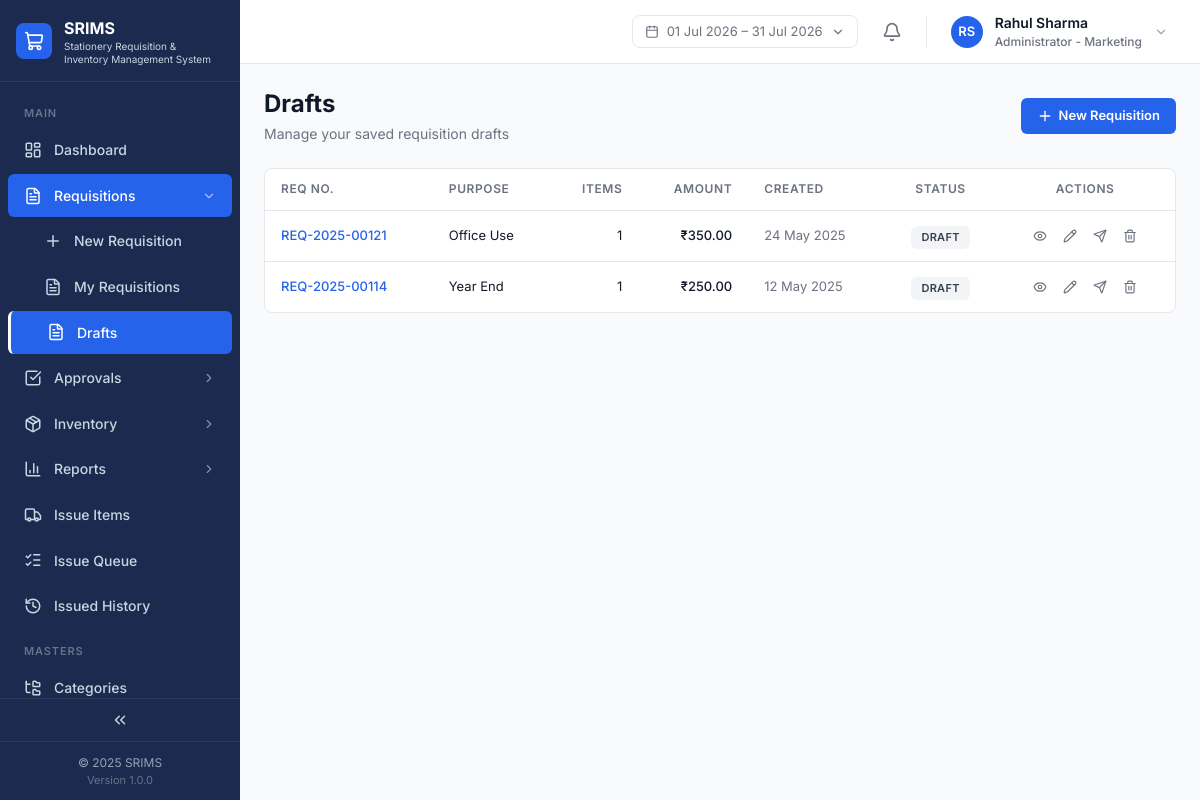
The page /requisitions/drafts.php (signed in) on the database its author committed.
### tables this page shows
CREATE TABLE IF NOT EXISTS `requisitions` (
  `id` VARCHAR(40) NOT NULL PRIMARY KEY,
  `user_id` VARCHAR(40) NOT NULL,
  `department_id` VARCHAR(40) NOT NULL,
  `status` ENUM('DRAFT','PENDING','APPROVED','REJECTED','ISSUED','PARTIAL') NOT NULL DEFAULT 'DRAFT',
  `purpose` VARCHAR(191) DEFAULT NULL,
  `remarks` TEXT DEFAULT NULL,
  `required_date` DATE DEFAULT NULL,
  `total_amount` DECIMAL(12,2) NOT NULL DEFAULT 0,
  `priority` ENUM('LOW','NORMAL','URGENT') NOT NULL DEFAULT 'NORMAL',
  `created_at` DATETIME NOT NULL DEFAULT CURRENT_TIMESTAMP,
  `updated_at` DATETIME NOT NULL DEFAULT CURRENT_TIMESTAMP ON UPDATE CURRENT_TIMESTAMP,
  `approved_by_id` VARCHAR(40) DEFAULT NULL,
  `approved_at` DATETIME DEFAULT NULL,
  `rejected_reason` TEXT DEFAULT NULL,
  KEY `idx_req_status` (`status`),
  KEY `idx_req_user` (`user_id`),
  KEY `idx_req_department` (`department_id`),
  KEY `idx_req_created` (`created_at`),
  CONSTRAINT `fk_req_user` FOREIGN KEY (`user_id`) REFERENCES `users` (`id`),
  CONSTRAINT `fk_req_department` FOREIGN KEY (`department_id`) REFERENCES `departments` (`id`),
  CONSTRAINT `fk_req_approver` FOREIGN KEY (`approved_by_id`) REFERENCES `users` (`id`)
);

### includes/auth.php (called while the page is built, shortened)
<?php
function currentUser(): ?array
{
    return $_SESSION['user'] ?? null;
}

### requisitions/drafts.php (the view, shortened to what this page needs)
<?php
require_once __DIR__ . '/../config.php';
$user = currentUser();
$sql = 'SELECT r.*, u.name AS user_name, (SELECT COUNT(*) FROM requisition_items WHERE requisition_id = r.id) AS item_count
        FROM requisitions r JOIN users u ON u.id = r.user_id WHERE r.status = \'DRAFT\''
     . ($user['role'] === 'ADMIN' ? '' : ' AND r.user_id = ?') . ' ORDER BY r.created_at DESC';
$stmt = $pdo->prepare($sql);
$stmt->execute($user['role'] === 'ADMIN' ? [] : [$user['id']]);
$drafts = $stmt->fetchAll();
include __DIR__ . '/../includes/header.php';
include __DIR__ . '/../includes/app-shell-start.php';
?>
<div class="mb-6 flex flex-col gap-1 sm:flex-row sm:items-center sm:justify-between">
    <div>
        <h1 class="text-page-title text-text-primary">Drafts</h1>
        <p class="text-page-subtitle text-text-secondary mt-1">Manage your saved requisition drafts</p>
    </div>
    <a href="new.php" class="mt-3 sm:mt-0 flex items-center gap-1.5 rounded-button bg-brand-primary px-4 py-2 text-[13px] font-semibold text-white hover:bg-brand-primary-hover w-fit">
        <i data-lucide="plus" style="width:16px;height:16px"></i> New Requisition
    </a>
</div>
<div class="rounded-card border border-border bg-surface-card">
    <?php if (empty($drafts)): ?>
    <div class="p-12 text-center">
        <div class="text-[40px] mb-3">📝</div>
        <h3 class="text-[16px] font-semibold text-text-primary mb-1">No drafts</h3>
        <p class="text-[13px] text-text-secondary mb-4">You don't have any saved drafts. Start a new requisition to save one.</p>
        <a href="new.php" class="inline-flex items-center gap-1.5 rounded-button bg-brand-primary px-4 py-2 text-[13px] font-semibold text-white hover:bg-brand-primary-hover">
            <i data-lucide="plus" style="width:14px;height:14px"></i> New Requisition
        </a>
    </div>
    <?php else: ?>
    <div class="overflow-x-auto">
        <table class="w-full">
            <thead><tr class="border-b border-border">
                <th class="px-4 py-3 text-left text-table-header uppercase tracking-table-header text-text-secondary">REQ No.</th>
                <th class="px-4 py-3 text-left text-table-header uppercase tracking-table-header text-text-secondary">Purpose</th>
                <th class="px-4 py-3 text-right text-table-header uppercase tracking-table-header text-text-secondary">Items</th>
                <th class="px-4 py-3 text-right text-table-header uppercase tracking-table-header text-text-secondary">Amount</th>
                <th class="px-4 py-3 text-left text-table-header uppercase tracking-table-header text-text-secondary">Created</th>
                <th class="px-4 py-3 text-center text-table-header uppercase tracking-table-header text-text-secondary">Status</th>
                <th class="px-4 py-3 text-center text-table-header uppercase tracking-table-header text-text-secondary">Actions</th>
            </tr></thead>
            <tbody>
                <?php foreach ($drafts as $req): ?>
                <tr class="border-b border-border last:border-0 hover:bg-gray-50">
                    <td class="px-4 py-3 text-[13px] font-medium text-brand-primary"><?= e($req['id']) ?></td>
                    <td class="px-4 py-3 text-[13px] text-text-primary"><?= e($req['purpose'] ?: '—') ?></td>
                    <td class="px-4 py-3 text-right text-[13px] text-text-primary"><?= (int) $req['item_count'] ?></td>
                    <td class="px-4 py-3 text-right text-[13px] font-medium text-text-primary"><?= formatCurrency((float) $req['total_amount']) ?></td>
                    <td class="px-4 py-3 text-[13px] text-text-secondary"><?= formatDate($req['created_at']) ?></td>
                    <td class="px-4 py-3 text-center"><?= statusPill('draft') ?></td>
                    <td class="px-4 py-3">
                        <div class="flex items-center justify-center gap-1">
                            <button type="button" onclick="openReqModal('<?= e($req['id']) ?>')" title="View" class="rounded p-1.5 text-text-secondary hover:bg-gray-100 hover:text-brand-primary"><i data-lucide="eye" style="width:14px;height:14px"></i></button>
                            <a href="new.php?edit=<?= e($req['id']) ?>" title="Edit" class="rounded p-1.5 text-text-secondary hover:bg-gray-100 hover:text-brand-primary"><i data-lucide="pencil" style="width:14px;height:14px"></i></a>
                            <form method="POST" class="inline" onsubmit="return confirm('Submit this draft for approval?')">
                                <button type="submit" title="Submit" <?= $req['item_count'] == 0 ? 'disabled' : '' ?> class="rounded p-1.5 text-text-secondary hover:bg-green-50 hover:text-green-600 disabled:opacity-30"><i data-lucide="send" style="width:14px;height:14px"></i></button>
                            </form>
                            <button type="button" onclick="document.getElementById('del-confirm-<?= e($req['id']) ?>').classList.remove('hidden')" title="Delete" class="rounded p-1.5 text-text-secondary hover:bg-red-50 hover:text-red-600"><i data-lucide="trash-2" style="width:14px;height:14px"></i></button>
                        </div>
                    </td>
                </tr>
                <?php endforeach; ?>
            </tbody>
        </table>
    </div>
    <?php endif; ?>
</div>
    <?php
include __DIR__ . '/../includes/app-shell-end.php';

### includes/functions.php (shortened to what this page needs)
<?php
function formatCurrency(float $amount): string
{
    $formatted = number_format($amount, 2);
    if (preg_match('/^(-?)(\d+)(\.\d{2})$/', $formatted === '' ? '0.00' : str_replace(',', '', $formatted), $m)) {
        $sign = $m[1];
        $intPart = $m[2];
        $decPart = $m[3];
        $formatted = $sign . $intPart . $decPart;
    }
    return '₹' . $formatted;
}
function formatDate($date): string
{
    $ts = is_numeric($date) ? (int)$date : strtotime((string)$date);
    return date('d M Y', $ts);
}
function statusPill(string $variant, ?string $label = null): string
{
    $styles = [
        'pending'    => 'bg-status-pending-bg text-status-pending-text',
        'approved'   => 'bg-status-approved-bg text-status-approved-text',
        'issued'     => 'bg-status-issued-bg text-status-issued-text',
        'rejected'   => 'bg-status-rejected-bg text-status-rejected-text',
        'new'        => 'bg-status-new-bg text-status-new-text',
        'low'        => 'bg-status-low-bg text-status-low-text',
        'critical'   => 'bg-status-critical-bg text-status-critical-text',
        'inStock'    => 'bg-status-in-stock-bg text-status-in-stock-text',
        'outOfStock' => 'bg-status-out-of-stock-bg text-status-out-of-stock-text',
        'partial'    => 'bg-status-partial-bg text-status-partial-text',
        'draft'      => 'bg-status-draft-bg text-status-draft-text',
        'inward'     => 'bg-status-approved-bg text-status-approved-text',
        'outward'    => 'bg-status-rejected-bg text-status-rejected-text',
    ];
    $labels = [
        'pending'    => 'Pending Approval',
        'approved'   => 'Approved',
        'issued'     => 'Issued',
        'rejected'   => 'Rejected',
        'new'        => 'New',
        'low'        => 'Low Stock',
        'critical'   => 'Critical',
        'inStock'    => 'In Stock',
        'outOfStock' => 'Out of Stock',
        'partial'    => 'Partial',
        'draft'      => 'Draft',
        'inward'     => 'Inward',
        'outward'    => 'Outward',
    ];
    $cls  = $styles[$variant] ?? 'bg-gray-100 text-gray-700';
    $text = $label ?? ($labels[$variant] ?? $variant);
    return '<span class="inline-flex items-center rounded-pill px-2.5 py-1 text-status-pill uppercase tracking-wide ' . $cls . '">'
        . htmlspecialchars($text, ENT_QUOTES) . '</span>';
}
function e(?string $s): string
{
    return htmlspecialchars((string) $s, ENT_QUOTES, 'UTF-8');
}

### assets/css/custom.css (style rules this page uses)
:root { --sidebar-bg: #1B2A4E; --sidebar-active: #2563EB; --sidebar-text: #CBD5E1; --sidebar-text-hi: #FFFFFF; --sidebar-section: #64748B; --sidebar-border: #2D3B5E; --bg-app: #F9FAFB; --bg-card: #FFFFFF; --border: #E5E7EB; --border-strong: #D1D5DB; --text-primary: #111827; --text-secondary: #6B7280; --text-muted: #9CA3AF; --primary: #2563EB; --primary-hover: #1D4ED8; }
body { color: var(--text-primary); background: var(--bg-app); }

### rows shown on the page
requisitions: id "REQ-2025-00121", purpose "Office Use", item_count "1", total_amount "₹350.00", created_at "24 May 2025"
requisitions: id "REQ-2025-00114", purpose "Year End", item_count "1", total_amount "₹250.00", created_at "12 May 2025"

### other values the page prints
$companyName ?: 'SRIMS' "SRIMS"
$section['title'] "MAIN"
$item['label'] "Dashboard"
$item['label'] "Requisitions"
$item['label'] "New Requisition"
$item['label'] "My Requisitions"
$item['label'] "Drafts"
$item['label'] "Approvals"
$item['label'] "Inventory"
$item['label'] "Reports"
$item['label'] "Issue Items"
$item['label'] "Issue Queue"
$item['label'] "Issued History"
$section['title'] "MASTERS"
$item['label'] "Categories"
